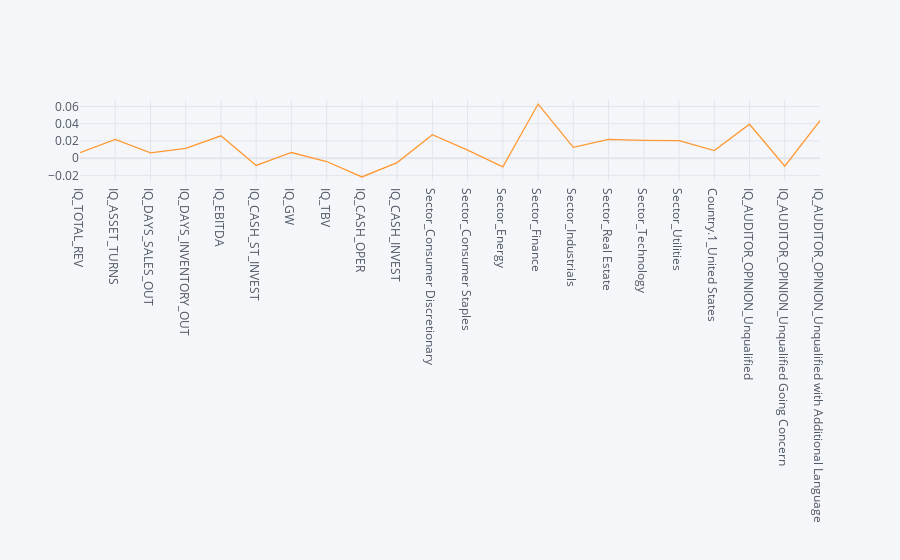

Here is the notebook cell this chart was saved with:
### Code cell
coefficients['Coefficient'].iplot()

### Figure 1 — Plotly figure (JSON) as saved in the notebook; plotly's stock layout.template omitted (floating-point values rounded to 4 significant figures)
{"data": [{"line": {"color": "rgba(255, 153, 51, 1.0)", "dash": "solid", "shape": "linear", "width": 1.3}, "mode": "lines", "name": "Coefficient", "text": "", "type": "scatter", "x": ["IQ_TOTAL_REV", "IQ_ASSET_TURNS", "IQ_DAYS_SALES_OUT", "IQ_DAYS_INVENTORY_OUT", "IQ_EBITDA", "IQ_CASH_ST_INVEST", "IQ_GW", "IQ_TBV", "IQ_CASH_OPER", "IQ_CASH_INVEST", "Sector_Consumer Discretionary", "Sector_Consumer Staples", "Sector_Energy", "Sector_Finance", "Sector_Industrials", "Sector_Real Estate", "Sector_Technology", "Sector_Utilities", "Country.1_United States", "IQ_AUDITOR_OPINION_Unqualified", "IQ_AUDITOR_OPINION_Unqualified Going Concern", "IQ_AUDITOR_OPINION_Unqualified with Additional Language"], "y": [0.006459, 0.02168, 0.006222, 0.01125, 0.02599, -0.008433, 0.006561, -0.003926, -0.02187, -0.005171, 0.0273, 0.009322, -0.01013, 0.06293, 0.01261, 0.02178, 0.02078, 0.02049, 0.008733, 0.03943, -0.009266, 0.04371]}], "layout": {"legend": {"bgcolor": "#F5F6F9", "font": {"color": "#4D5663"}}, "paper_bgcolor": "#F5F6F9", "plot_bgcolor": "#F5F6F9", "title": {"font": {"color": "#4D5663"}}, "xaxis": {"gridcolor": "#E1E5ED", "showgrid": true, "tickfont": {"color": "#4D5663"}, "title": {"font": {"color": "#4D5663"}, "text": ""}, "zerolinecolor": "#E1E5ED"}, "yaxis": {"gridcolor": "#E1E5ED", "showgrid": true, "tickfont": {"color": "#4D5663"}, "title": {"font": {"color": "#4D5663"}, "text": ""}, "zerolinecolor": "#E1E5ED"}}}
